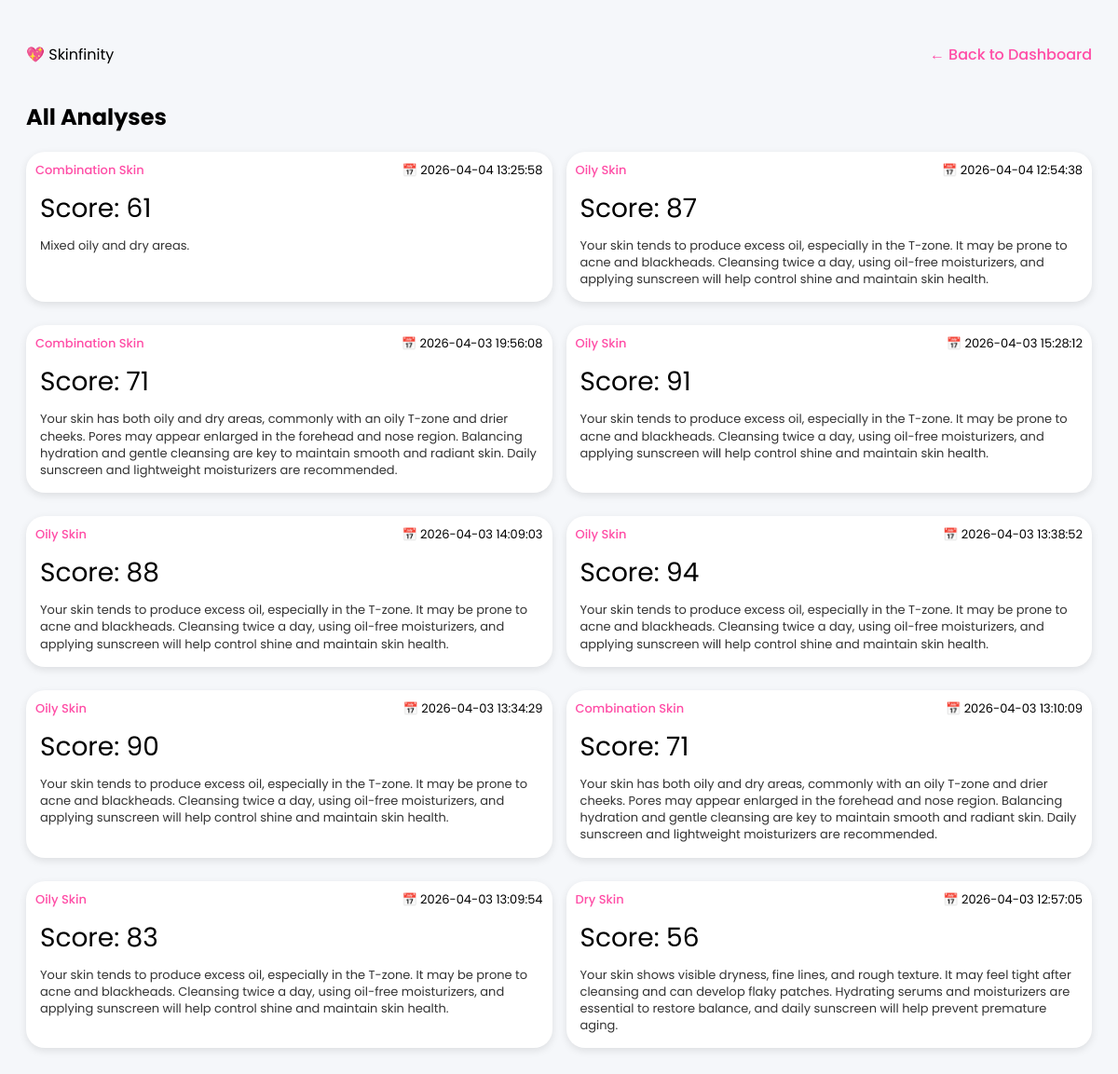
/all_history (signed in), run on the app's committed database.
### tables this page shows
CREATE TABLE analysis_history (
        id INTEGER PRIMARY KEY AUTOINCREMENT,
        user_id INTEGER,
        image TEXT,
        skin_score INTEGER,
        skin_type TEXT,
        skin_profile TEXT,
        analysis_date TEXT,
        FOREIGN KEY(user_id) REFERENCES users(id)
    );

### app.py (the view)
@app.route("/all_history")
def all_history():
    if "user" not in session:
        return redirect(url_for("home"))
    conn = sqlite3.connect("users.db")
    cur = conn.cursor()
    cur.execute("SELECT id FROM users WHERE name=?", (session["user"],))
    user_id = cur.fetchone()[0]
    cur.execute("""
        SELECT skin_score, skin_type, skin_profile, analysis_date
        FROM analysis_history
        WHERE user_id=?
        ORDER BY id DESC
    """, (user_id,))
    history = cur.fetchall()
    conn.close()
    return render_template("all_history.html", user=session["user"], history=history)

### templates/all_history.html (shortened to what this page needs)
<!DOCTYPE html>
<html lang="en">
<head>
</head>
<body>
<div class="navbar">
  <div>💖 Skinfinity</div>
  <div class="logout" onclick="window.location.href='/dashboard'">← Back to Dashboard</div>
</div>
<h2>All Analyses</h2>
<div class="history-grid">
  {% for item in history %}
  <div class="history-card">
    <div class="skin-type">{{ item[1] }}</div>
    <div class="date">📅 {{ item[3] }}</div>
    <div class="score">Score: {{ item[0] }}</div>
    <div class="profile-text">{{ item[2] }}</div>
  </div>
  {% endfor %}
</div>
</body>
</html>

### templates/all_history.html (style rules this page uses)
body { font-family: 'Poppins', sans-serif; background: #f5f7fa; padding: 20px; }
.navbar { height: 60px; display: flex; justify-content: space-between; align-items: center; margin-bottom: 20px; }
.navbar .logout { color: #ff4da6; cursor: pointer; font-weight: 500; }
.history-grid { display: flex; flex-wrap: wrap; gap: 15px; }
.history-card { flex: 1 1 calc(33% - 15px); background: #fff; padding: 15px; border-radius: 20px; box-shadow: 0 3px 8px rgba(0,0,0,0.1); position: relative; font-size: 14px; margin-bottom: 10px; }
.skin-type { position: absolute; top: 10px; left: 10px; color: #ff4da6; font-weight: 500; font-size: 13px; }
.date { position: absolute; top: 10px; right: 10px; font-size: 13px; }
.score { font-size: 28px; color: #000; margin: 25px 0 10px 0; font-weight: 400; }
.profile-text { font-size: 13px; line-height: 1.4; color: #333; }

### data on the page
analysis_history: skin_type "Combination Skin", analysis_date "2026-04-04 13:25:58", skin_score "61", skin_profile "Mixed oily and dry areas."
analysis_history: skin_type "Oily Skin", analysis_date "2026-04-04 12:54:38", skin_score "87", skin_profile "Your skin tends to produce excess oil, especially in the T-zone. It may be prone to acne and blackheads. Cleansing twice a day, using oil-free moisturizers, and applying sunscreen will help control shine and maintain skin health."
analysis_history: skin_type "Combination Skin", analysis_date "2026-04-03 19:56:08", skin_score "71", skin_profile "Your skin has both oily and dry areas, commonly with an oily T-zone and drier cheeks. Pores may appear enlarged in the forehead and nose region. Balancing hydration and gentle cleansing are key to maintain smooth and radiant skin. Daily sunscreen and lightweight moisturizers are recommended."
analysis_history: skin_type "Oily Skin", analysis_date "2026-04-03 15:28:12", skin_score "91", skin_profile "Your skin tends to produce excess oil, especially in the T-zone. It may be prone to acne and blackheads. Cleansing twice a day, using oil-free moisturizers, and applying sunscreen will help control shine and maintain skin health."
analysis_history: skin_type "Oily Skin", analysis_date "2026-04-03 14:09:03", skin_score "88", skin_profile "Your skin tends to produce excess oil, especially in the T-zone. It may be prone to acne and blackheads. Cleansing twice a day, using oil-free moisturizers, and applying sunscreen will help control shine and maintain skin health."
analysis_history: skin_type "Oily Skin", analysis_date "2026-04-03 13:38:52", skin_score "94", skin_profile "Your skin tends to produce excess oil, especially in the T-zone. It may be prone to acne and blackheads. Cleansing twice a day, using oil-free moisturizers, and applying sunscreen will help control shine and maintain skin health."
analysis_history: skin_type "Oily Skin", analysis_date "2026-04-03 13:34:29", skin_score "90", skin_profile "Your skin tends to produce excess oil, especially in the T-zone. It may be prone to acne and blackheads. Cleansing twice a day, using oil-free moisturizers, and applying sunscreen will help control shine and maintain skin health."
analysis_history: skin_type "Combination Skin", analysis_date "2026-04-03 13:10:09", skin_score "71", skin_profile "Your skin has both oily and dry areas, commonly with an oily T-zone and drier cheeks. Pores may appear enlarged in the forehead and nose region. Balancing hydration and gentle cleansing are key to maintain smooth and radiant skin. Daily sunscreen and lightweight moisturizers are recommended."
analysis_history: skin_type "Oily Skin", analysis_date "2026-04-03 13:09:54", skin_score "83", skin_profile "Your skin tends to produce excess oil, especially in the T-zone. It may be prone to acne and blackheads. Cleansing twice a day, using oil-free moisturizers, and applying sunscreen will help control shine and maintain skin health."
analysis_history: skin_type "Dry Skin", analysis_date "2026-04-03 12:57:05", skin_score "56", skin_profile "Your skin shows visible dryness, fine lines, and rough texture. It may feel tight after cleansing and can develop flaky patches. Hydrating serums and moisturizers are essential to restore balance, and daily sunscreen will help prevent premature aging."
